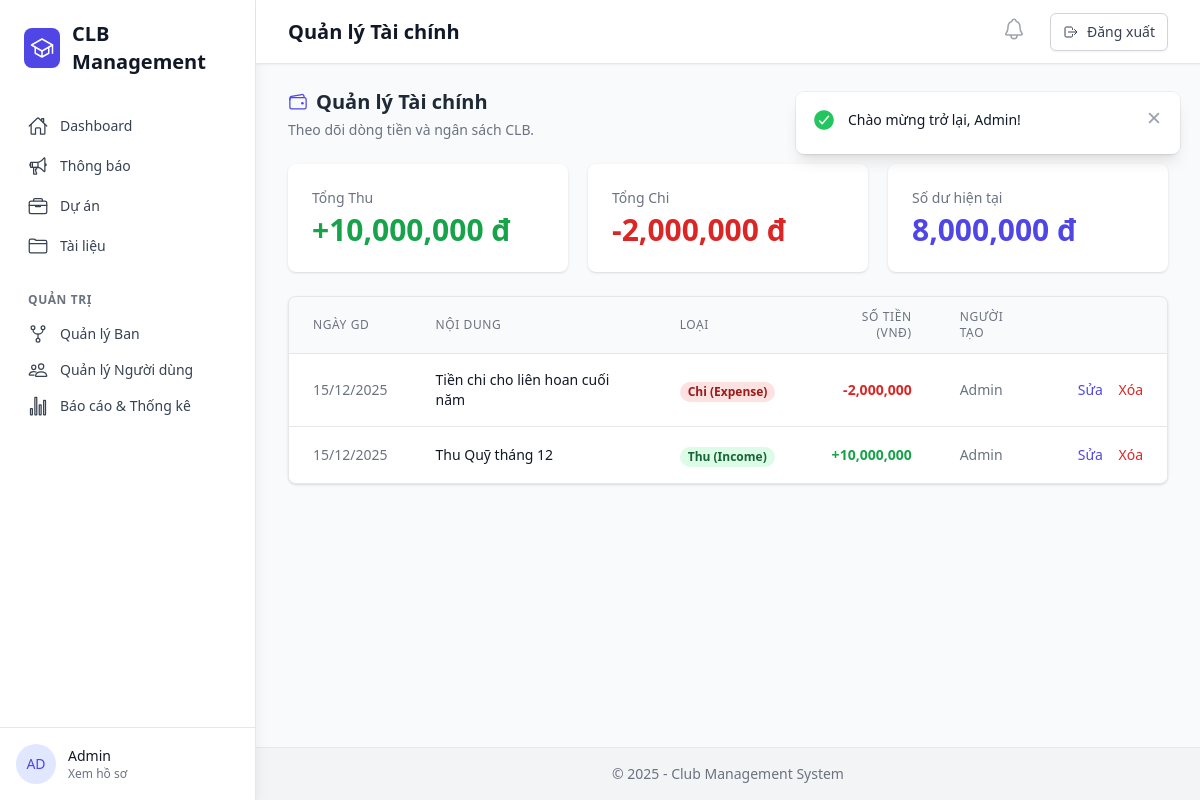
Screenshot of /public/transaction/index (signed in) with the database file from the repository.
### tables this page shows
CREATE TABLE `transactions` (
  `id` int(11) NOT NULL,
  `type` enum('income','expense') NOT NULL COMMENT 'Loại: income=thu, expense=chi',
  `amount` decimal(15,2) NOT NULL COMMENT 'Số tiền (VNĐ)',
  `date` date NOT NULL DEFAULT curdate() COMMENT 'Ngày giao dịch',
  `description` varchar(255) DEFAULT NULL COMMENT 'Mô tả giao dịch',
  `created_by` int(11) DEFAULT NULL COMMENT 'Người tạo giao dịch',
  `approved_by` int(11) DEFAULT NULL COMMENT 'Người phê duyệt (nếu cần)',
  `created_at` datetime DEFAULT current_timestamp(),
  `updated_at` datetime DEFAULT current_timestamp() ON UPDATE current_timestamp()
);

CREATE TABLE `users` (
  `id` int(11) NOT NULL,
  `name` varchar(100) NOT NULL COMMENT 'Họ tên đầy đủ',
  `email` varchar(100) NOT NULL COMMENT 'Email đăng nhập',
  `password` varchar(255) NOT NULL COMMENT 'Password đã hash (bcrypt)',
  `system_role` enum('admin','subadmin','member') NOT NULL DEFAULT 'member' COMMENT 'Vai trò hệ thống: admin=quản trị, subadmin=phó, member=thành viên',
  `is_active` tinyint(1) DEFAULT 1 COMMENT 'Trạng thái tài khoản (soft delete)',
  `password_reset_token` varchar(100) DEFAULT NULL COMMENT 'Token reset mật khẩu',
  `password_reset_expires` datetime DEFAULT NULL COMMENT 'Thời hạn token',
  `created_at` datetime DEFAULT current_timestamp(),
  `updated_at` datetime DEFAULT current_timestamp() ON UPDATE current_timestamp()
);

### app/Controllers/TransactionController.php (called while the page is built, shortened)
<?php
class TransactionController extends Controller
{
    private $transactionModel;
    public function __construct()
    {
        $this->transactionModel = new Transaction();
    }
    public function index()
    {
        $page = isset($_GET['page']) ? (int)$_GET['page'] : 1;
        $limit = 20;
        $offset = ($page - 1) * $limit;
        $transactions = $this->transactionModel->getAll($limit, $offset);
        $totals = $this->transactionModel->getTotals();
        $income = 0;
        $expense = 0;
        foreach ($totals as $t) {
            if ($t['type'] == 'income') $income = $t['total'];
            if ($t['type'] == 'expense') $expense = $t['total'];
        }
        $this->view('transactions/index', [
            'transactions' => $transactions,
            'total_income' => $income,
            'total_expense' => $expense,
            'balance' => $income - $expense,
            'page' => $page,
            'title' => 'Quản lý Tài chính'
        ]);
    }
}

### app/Core/Router.php (called while the page is built, shortened)
<?php
class Router
{
    protected $currentMethod = 'index';
    public function __construct()
    {
        $url = $this->getUrl();
        if (isset($url[0])) {
            $controllerName = ucwords($url[0]) . 'Controller';
            $controllerClass = 'App\\Controllers\\' . $controllerName;
            if (class_exists($controllerClass)) {
                unset($url[0]);
            }
        }
        $this->currentController = new $controllerClass();
        if (isset($url[1])) {
            $requestedMethod = $url[1];
            if (method_exists($this->currentController, $requestedMethod)) {
                $this->currentMethod = $requestedMethod;
                unset($url[1]);
            }
        }
        $this->params = $url ? array_values($url) : [];
        call_user_func_array([$this->currentController, $this->currentMethod], $this->params);
    }
    protected function getUrl()
    {
        if (isset($_GET['url'])) {
            $url = rtrim($_GET['url'], '/');
            $url = filter_var($url, FILTER_SANITIZE_URL);
            return explode('/', $url);
        }
        return [];
    }
}

### public/index.php (called while the page is built, shortened)
<?php
try {
    $init = new Router();
} catch (Exception $e) {
    if (isset($_ENV['APP_ENV']) && $_ENV['APP_ENV'] === 'local') {
        echo "<div style='background:#f8d7da; color:#721c24; padding:20px; border:1px solid #f5c6cb; margin:20px; font-family:sans-serif;'>";
        echo "<h3>Lỗi Hệ Thống (Local):</h3>";
        echo "<p><strong>Message:</strong> " . $e->getMessage() . "</p>";
        echo "<pre>" . $e->getTraceAsString() . "</pre>";
        echo "</div>";
    } else {
        error_log($e->getMessage());
        echo "<h1>Đã xảy ra lỗi hệ thống. Vui lòng quay lại sau.</h1>";
    }
}

### app/Core/Database.php (called while the page is built, shortened)
<?php
class Database
{
    private $host = DB_HOST;
    private $user = DB_USER;
    private $pass = DB_PASS;
    private $name = DB_NAME;
    private $charset = DB_CHARSET;
    private static $instance = null;
    private $pdo;
    private $stmt;
    private function __construct()
    {
        $dsn = 'mysql:host=' . $this->host . ';dbname=' . $this->name . ';charset=' . $this->charset;
        $options = [
            PDO::ATTR_ERRMODE            => PDO::ERRMODE_EXCEPTION,
            PDO::ATTR_DEFAULT_FETCH_MODE => PDO::FETCH_ASSOC,
            PDO::ATTR_EMULATE_PREPARES   => false,
        ];
        try {
            $this->pdo = new PDO($dsn, $this->user, $this->pass, $options);
        } catch (PDOException $e) {
            die("Database Connection Error: " . $e->getMessage());
        }
    }
    public static function getInstance()
    {
        if (self::$instance == null) {
            self::$instance = new Database();
        }
        return self::$instance;
    }
    public function query($sql)
    {
        $this->stmt = $this->pdo->prepare($sql);
    }
    public function bind($param, $value, $type = null)
    {
        $this->stmt->bindValue($param, $value, $type);
    }
    public function execute()
    {
        return $this->stmt->execute();
    }
    public function resultSet()
    {
        $this->execute();
        return $this->stmt->fetchAll(PDO::FETCH_ASSOC);
    }
}

### app/Models/Transaction.php (called while the page is built, shortened)
<?php
class Transaction
{
    private $db;
    public function __construct()
    {
        $this->db = Database::getInstance();
    }
    public function getAll($limit = 20, $offset = 0)
    {
        $sql = "SELECT t.*, u.name as creator_name, ua.name as approver_name
                FROM transactions t
                LEFT JOIN users u ON t.created_by = u.id
                LEFT JOIN users ua ON t.approved_by = ua.id
                ORDER BY t.date DESC, t.created_at DESC
                LIMIT :limit OFFSET :offset";
        $this->db->query($sql);
        $this->db->bind(':limit', $limit, \PDO::PARAM_INT);
        $this->db->bind(':offset', $offset, \PDO::PARAM_INT);
        return $this->db->resultSet();
    }
    public function getTotals()
    {
        $this->db->query("SELECT type, SUM(amount) as total FROM transactions GROUP BY type");
        return $this->db->resultSet();
    }
}

### app/Views/transactions/index.php (the view, shortened to what this page needs)
<?php require_once ROOT_PATH . '/app/Views/layout/header.php'; ?>
<div class="max-w-7xl mx-auto">
    <div class="flex flex-col md:flex-row md:items-center md:justify-between mb-6">
        <div>
            <h2 class="text-xl font-bold text-gray-800 flex items-center">
                <ion-icon name="wallet-outline" class="mr-2 text-indigo-600"></ion-icon>
                Quản lý Tài chính
            </h2>
            <p class="text-sm text-gray-500 mt-1">Theo dõi dòng tiền và ngân sách CLB.</p>
        </div>
        <div class="mt-4 md:mt-0 flex space-x-3">
            <?php if ($_SESSION['user_role'] == 'admin' || $_SESSION['user_role'] == 'subadmin'): ?>
                <a href="<?= BASE_URL ?>/transaction/create" class="inline-flex items-center px-4 py-2 border border-transparent text-sm font-medium rounded-md shadow-sm text-white bg-indigo-600 hover:bg-indigo-700 focus:outline-none">
                    <ion-icon name="add-circle-outline" class="mr-2 text-lg"></ion-icon>
                </a>
            <?php endif; ?>
        </div>
    </div>
    <?php if (isset($total_income) && isset($total_expense)): ?>
        <div class="grid grid-cols-1 md:grid-cols-3 gap-5 mb-6">
            <div class="bg-white overflow-hidden shadow rounded-lg">
                <div class="px-4 py-5 sm:p-6">
                    <dt class="text-sm font-medium text-gray-500 truncate">Tổng Thu</dt>
                    <dd class="mt-1 text-3xl font-semibold text-green-600">+<?= number_format($total_income) ?> đ</dd>
                </div>
            </div>
            <div class="bg-white overflow-hidden shadow rounded-lg">
                <div class="px-4 py-5 sm:p-6">
                    <dt class="text-sm font-medium text-gray-500 truncate">Tổng Chi</dt>
                    <dd class="mt-1 text-3xl font-semibold text-red-600">-<?= number_format($total_expense) ?> đ</dd>
                </div>
            </div>
            <div class="bg-white overflow-hidden shadow rounded-lg">
                <div class="px-4 py-5 sm:p-6">
                    <dt class="text-sm font-medium text-gray-500 truncate">Số dư hiện tại</dt>
                    <dd class="mt-1 text-3xl font-semibold text-indigo-600"><?= number_format($total_income - $total_expense) ?> đ</dd>
                </div>
            </div>
        </div>
    <?php endif; ?>
    <div class="bg-white shadow overflow-hidden sm:rounded-lg border border-gray-200">
        <table class="min-w-full divide-y divide-gray-200">
            <thead class="bg-gray-50">
                <tr>
                    <th scope="col" class="px-6 py-3 text-left text-xs font-medium text-gray-500 uppercase tracking-wider">Ngày GD</th>
                    <th scope="col" class="px-6 py-3 text-left text-xs font-medium text-gray-500 uppercase tracking-wider">Nội dung</th>
                    <th scope="col" class="px-6 py-3 text-left text-xs font-medium text-gray-500 uppercase tracking-wider">Loại</th>
                    <th scope="col" class="px-6 py-3 text-right text-xs font-medium text-gray-500 uppercase tracking-wider">Số tiền (VNĐ)</th>
                    <th scope="col" class="px-6 py-3 text-left text-xs font-medium text-gray-500 uppercase tracking-wider">Người tạo</th>
                    <?php if ($_SESSION['user_role'] == 'admin'): ?>
                        <th scope="col" class="relative px-6 py-3"><span class="sr-only">Action</span></th>
                    <?php endif; ?>
                </tr>
            </thead>
            <tbody class="bg-white divide-y divide-gray-200">
                <?php if (empty($transactions)): ?>
                    <tr>
                        <td colspan="6" class="px-6 py-10 text-center text-gray-500">
                            Chưa có giao dịch nào được ghi nhận.
                        </td>
                    </tr>
                <?php else: ?>
                    <?php foreach ($transactions as $trans): ?>
                        <tr class="hover:bg-gray-50">
                            <td class="px-6 py-4 whitespace-nowrap text-sm text-gray-500">
                                <?= date('d/m/Y', strtotime($trans['date'])) ?>
                            </td>
                            <td class="px-6 py-4 text-sm text-gray-900">
                                <div class="font-medium"><?= htmlspecialchars($trans['description']) ?></div>
                            </td>
                            <td class="px-6 py-4 whitespace-nowrap">
                                <?php if ($trans['type'] == 'income'): ?>
                                    <span class="px-2 inline-flex text-xs leading-5 font-semibold rounded-full bg-green-100 text-green-800">
                                        Thu (Income)
                                    </span>
                                <?php else: ?>
                                    <span class="px-2 inline-flex text-xs leading-5 font-semibold rounded-full bg-red-100 text-red-800">
                                        Chi (Expense)
                                    </span>
                                <?php endif; ?>
                            </td>
                            <td class="px-6 py-4 whitespace-nowrap text-sm text-right font-bold <?= $trans['type'] == 'income' ? 'text-green-600' : 'text-red-600' ?>">
                                <?= $trans['type'] == 'income' ? '+' : '-' ?><?= number_format($trans['amount']) ?>
                            </td>
                            <td class="px-6 py-4 whitespace-nowrap text-sm text-gray-500">
                                <?= htmlspecialchars($trans['creator_name'] ?? 'N/A') ?>
                            </td>
                            <?php if ($_SESSION['user_role'] == 'admin'): ?>
                                <td class="px-6 py-4 whitespace-nowrap text-right text-sm font-medium">
                                    <a href="<?= BASE_URL ?>/transaction/edit/<?= $trans['id'] ?>" class="text-indigo-600 hover:text-indigo-900 mr-3">Sửa</a>
                                    <a href="<?= BASE_URL ?>/transaction/delete/<?= $trans['id'] ?>"
                                        onclick="return confirm('Bạn có chắc muốn xóa giao dịch này?')"
                                        class="text-red-600 hover:text-red-900">Xóa</a>
                                </td>
                            <?php endif; ?>
                        </tr>
                    <?php endforeach; ?>
                <?php endif; ?>
            </tbody>
        </table>
    </div>
</div>
<?php require_once ROOT_PATH . '/app/Views/layout/footer.php'; ?>

### public/css/custom.css (style rules this page uses)
:root { --color-primary: #2563EB; --color-primary-hover: #1D4ED8; --color-secondary: #0891B2; --color-secondary-hover: #0E7490; --color-success: #16A34A; --color-success-hover: #15803D; --color-warning: #D97706; --color-warning-hover: #B45309; --color-danger: #DC2626; --color-danger-hover: #B91C1C; --color-gray-text: #374151; --color-gray-border: #D1D5DB; --color-gray-bg-hover: #F9FAFB; }

### rows the page displays
transactions: date "15/12/2025", description "Tiền chi cho liên hoan cuối năm", type "Chi (Expense)", amount "2,000,000", created_by.name "Admin"
transactions: date "15/12/2025", description "Thu Quỹ tháng 12", type "Thu (Income)", amount "10,000,000", created_by.name "Admin"

### other values shown
substr($_SESSION['user_name'], 0, 2) "AD"
$_SESSION['user_name'] "Admin"
$data['title'] "Quản lý Tài chính"
$total_income "10,000,000"
$total_expense "2,000,000"
$total_income - $total_expense "8,000,000"
